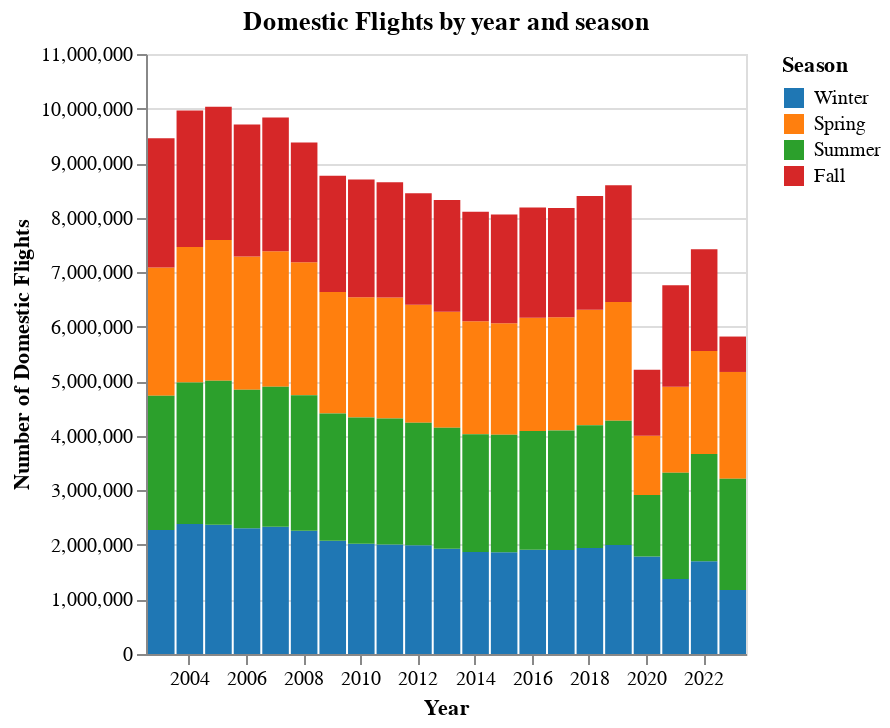

Notebook code cell kept with this figure:
### Markdown cell above
Added a column that has categories each row with its corresponding season

### Code cell
_dntk.DeepnoteChart(df_air_traffic, """{"layer":[{"layer":[{"layer":[{"mark":{"clip":true,"type":"bar","tooltip":true},"encoding":{"x":{"axis":{"grid":false,"title":"Year"},"sort":"ascending","type":"temporal","field":"Date","scale":{"type":"linear"},"timeUnit":"year","bandPosition":0},"y":{"axis":{"title":"Number of Domestic Flights","format":{"type":"default","decimals":null},"formatType":"numberFormatFromNumberType"},"type":"quantitative","field":"Dom_Flt","scale":{"type":"linear"},"stack":"zero","format":{"type":"default","decimals":null},"aggregate":"sum","formatType":"numberFormatFromNumberType"},"color":{"sort":null,"type":"nominal","field":"Season","scale":{"scheme":"category10"}}},"transform":[]}]}],"resolve":{"scale":{"color":"independent"}}}],"title":"Domestic Flights by year and season","config":{"legend":{"disable":false}},"$schema":"https://vega.github.io/schema/vega-lite/v5.json","encoding":{},"usermeta":{"seriesNames":["Dom_Flt"],"seriesOrder":[0],"specSchemaVersion":2,"tooltipDefaultMode":true}}""")

### Figure 1 — Vega-Lite specification as saved in the notebook (floating-point values rounded to 4 significant figures; data arrays with more than 128 entries replaced by an {"elided": "..."} marker saying what was removed)
{"layer": [{"layer": [{"layer": [{"mark": {"clip": true, "type": "bar", "tooltip": true}, "encoding": {"x": {"axis": {"grid": false, "title": "Year"}, "sort": "ascending", "type": "temporal", "field": "Date", "scale": {"type": "linear"}, "timeUnit": "year", "bandPosition": 0}, "y": {"axis": {"title": "Number of Domestic Flights", "format": {"type": "default", "decimals": null}, "formatType": "numberFormatFromNumberType"}, "type": "quantitative", "field": "Dom_Flt", "scale": {"type": "linear"}, "stack": "zero", "format": {"type": "default", "decimals": null}, "aggregate": "sum", "formatType": "numberFormatFromNumberType"}, "color": {"sort": null, "type": "nominal", "field": "Season", "scale": {"scheme": "category10"}}}, "transform": []}]}], "resolve": {"scale": {"color": "independent"}}}], "title": "Domestic Flights by year and season", "config": {"legend": {"disable": false}}, "$schema": "https://vega.github.io/schema/vega-lite/v5.json", "encoding": {}, "usermeta": {"seriesNames": ["Dom_Flt"], "seriesOrder": [0], "specSchemaVersion": 2, "tooltipDefaultMode": true}, "data": {"values": {"elided": "249 records"}}}
